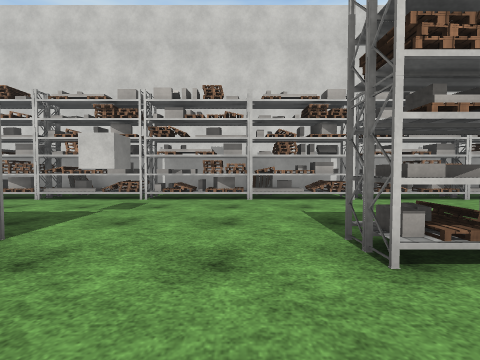
view 1 (above)

24 first-person views from a walk through a 3-D level made in the Unity game engine. The camera is 1.2 m above the floor, tilts 2° down and sees 90° across. The floor is counted in squares, 2 m on a side. Each view is taken from the middle of a square. On the plan, view 1 faces up. The plan holds only what a view shows up to about 9 squares ahead; the rest is blank. The player character is not drawn. Surface patterns are stand-ins for the level's own textures.

view 2
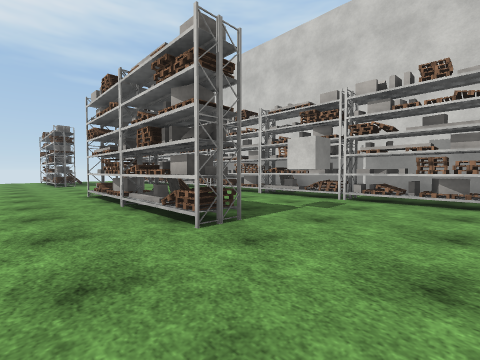

view 3
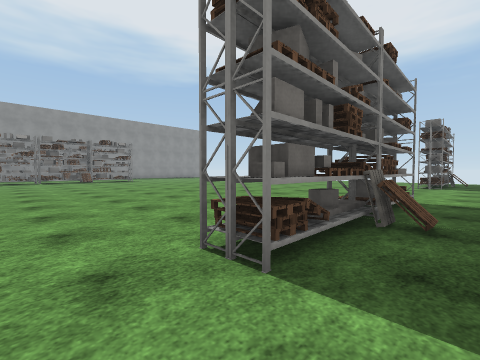

view 4
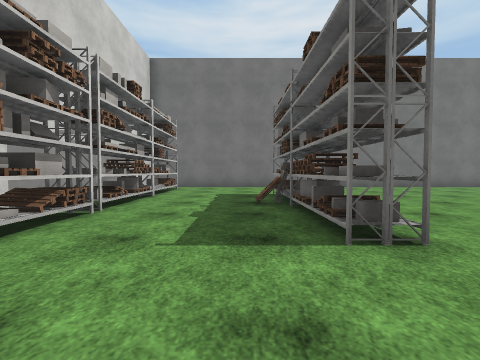

view 5
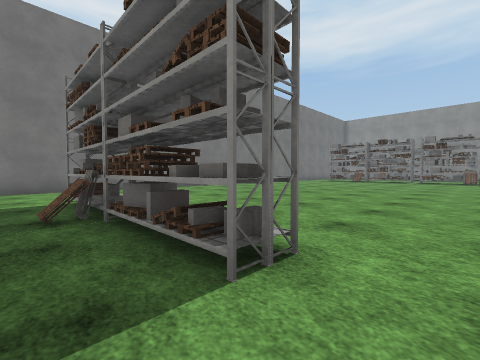

view 6
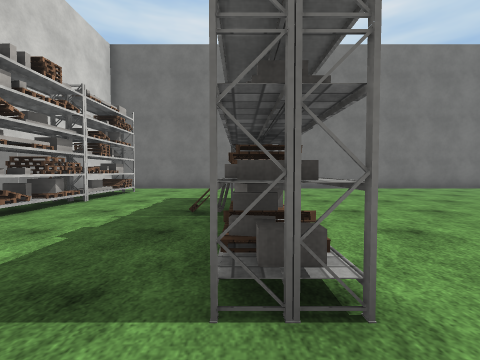

view 7
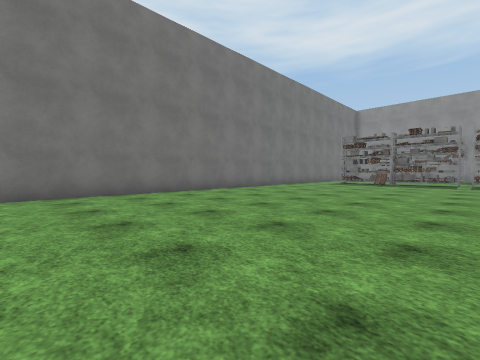

view 8
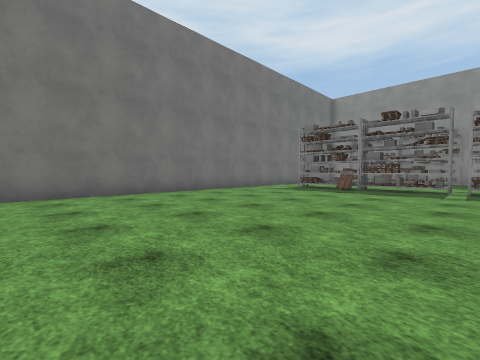

view 9
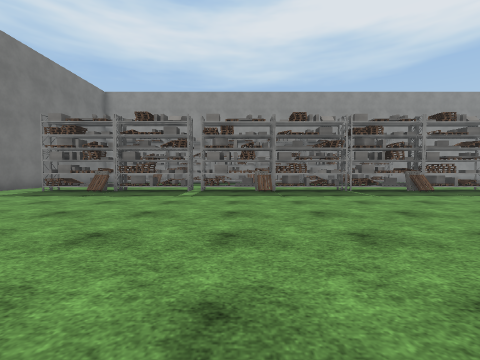

view 10
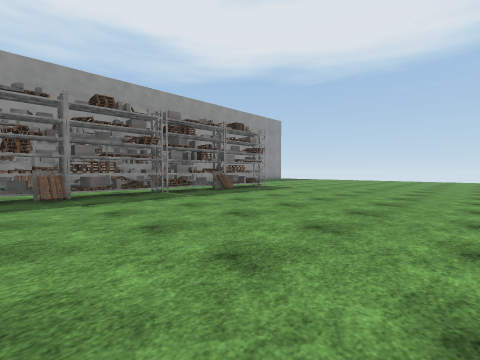

view 11
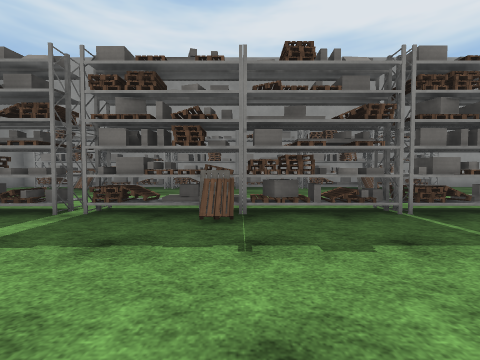

view 12
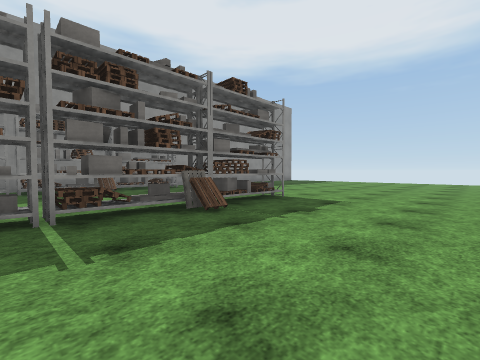

view 13
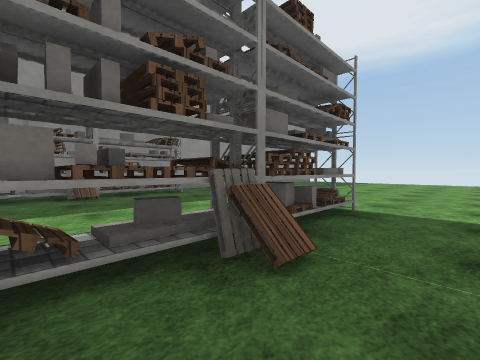

view 14
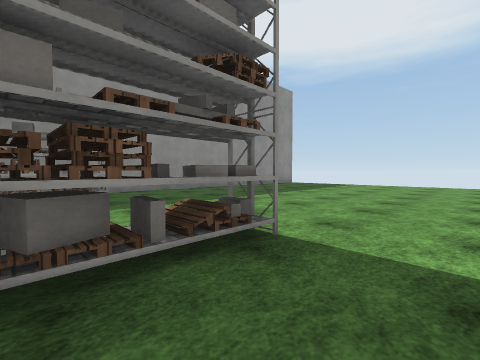

view 15
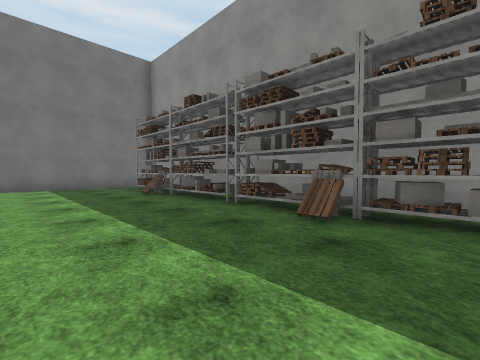

view 16
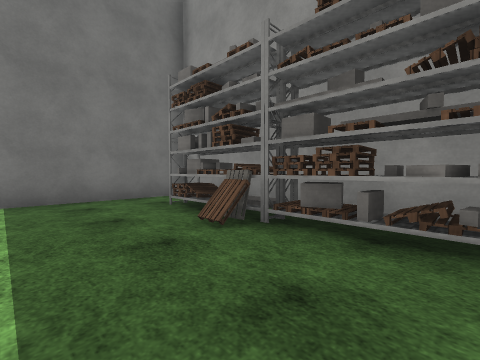

view 17
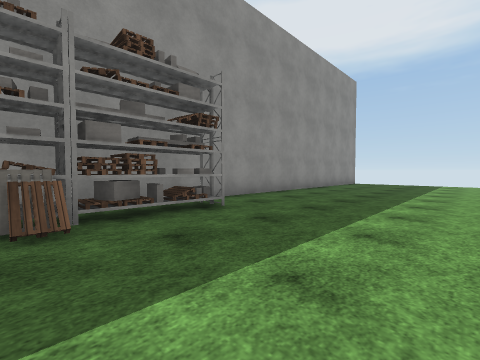

view 18
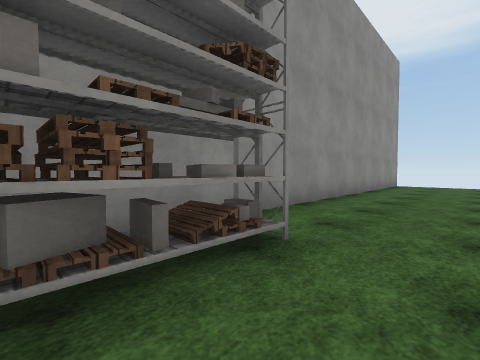

view 19
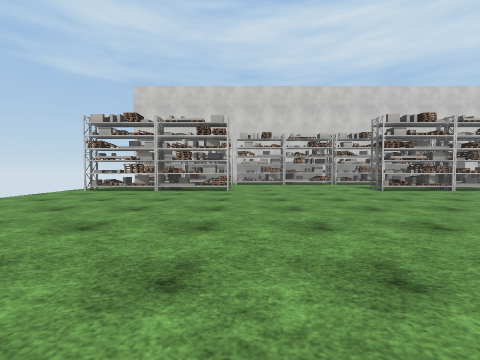

view 20
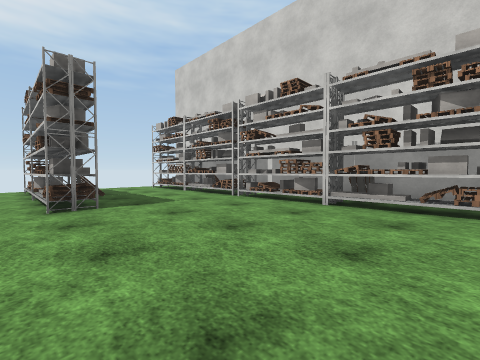

view 21
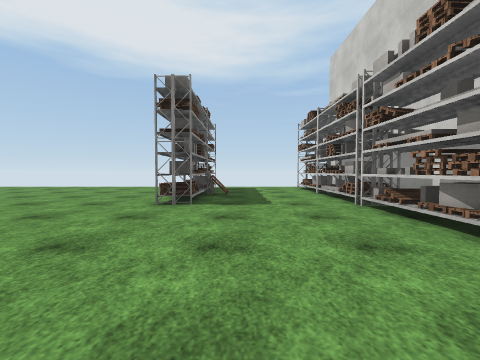

view 22
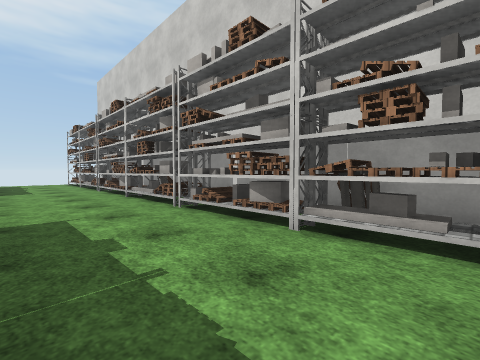

view 23
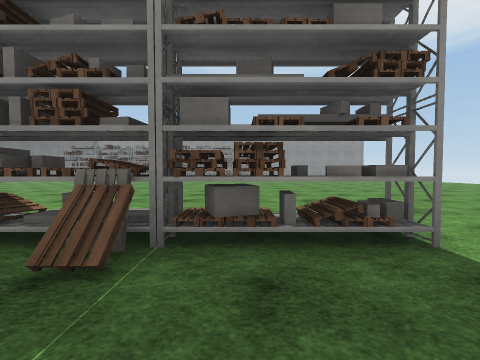

view 24
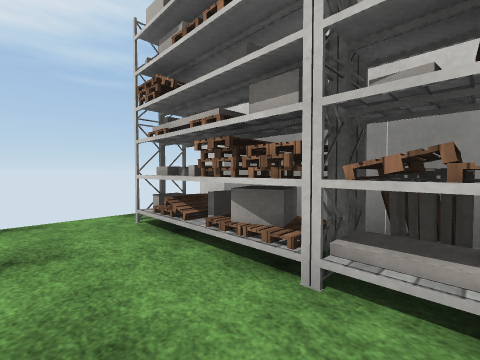

### Floor plan
Ten units are one square. View 1 is at (0, 0); x grows to the right and y downward. Boxes are objects, and circles mark ways between rooms. Rooms are numbered by the first view taken in them; rooms with no view inside come last. Other rooms are left out.
<svg viewBox="-170 -70 259 260">
<path fill="none" stroke="#000" d="M-24 122 -24 131M-25 123 -14 123M-20 124 -20 129M-25 127 -18 127M-54 -15 -66 -15M-60 -18 -66 -18M14 123 22 123M-61 -21 -61 -15M-65 -21 -65 -14M-66 -21 -54 -21M14 127 22 127M9 -15 15 -15 11 -15 11 -21 9 -21M9 -15 9 -21M9 -18 15 -18 9 -18M22 131 22 122M11 -21 15 -21M26 130 26 123 35 123M30 128 32 123M-54 -51 -75 -51M-35 172 -19 172M-59 172 -60 175 -55 175M-14 -51 -25 -51M-68 171 -68 179M-69 172 -56 172 -56 178M-19 -54 -28 -54M44 -21 55 -21M-19 -58 -24 -58M-20 -59 -20 -50M64 123 71 123M-65 -59 -65 -50M-68 -59 -68 -51M14 172 24 172M16 -52 16 -58M24 -50 24 -59M-104 -51 -115 -51M-144 -15 -159 -15M26 -50 26 -59M70 130 70 122M16 178 16 172M28 -52 28 -58M84 104 84 -65 -165 -65M32 172 35 173M35 -51 14 -51M31 -54 24 -54M26 178 26 172 35 172M-112 -59 -112 -50M-114 -59 -114 -50M-158 -21 -158 -14M54 172 71 172M-144 -51 -159 -51M70 -50 70 -55M62 178 62 172M71 -51 64 -51M-158 -59 -158 -50M-154 184 25 184M84 174 84 124M-146 -21 -146 -16M70 179 70 171M25 184 74 184M74 184 84 184 84 174"/>
<rect x="-145" y="-25" width="10" height="10" fill="#bbb"><title>other object</title></rect>
<rect x="-145" y="-55" width="10" height="10" fill="#bbb"><title>pallet</title></rect>
<rect x="-135" y="-25" width="10" height="10" fill="#bbb"><title>other object</title></rect>
<rect x="-135" y="-55" width="10" height="10" fill="#bbb"><title>pallet</title></rect>
<rect x="-135" y="-65" width="10" height="10" fill="#bbb"><title>pallet</title></rect>
<rect x="-125" y="-25" width="10" height="10" fill="#bbb"><title>other object</title></rect>
<rect x="-125" y="-55" width="10" height="10" fill="#bbb"><title>other object</title></rect>
<rect x="-105" y="-55" width="10" height="10" fill="#bbb"><title>pallet</title></rect>
<rect x="-105" y="-65" width="10" height="10" fill="#bbb"><title>pallet</title></rect>
<rect x="-95" y="-55" width="10" height="10" fill="#bbb"><title>pallet</title></rect>
<rect x="-95" y="-65" width="10" height="10" fill="#bbb"><title>other object</title></rect>
<rect x="-85" y="-55" width="10" height="10" fill="#bbb"><title>other object</title></rect>
<rect x="-85" y="-65" width="10" height="10" fill="#bbb"><title>other object</title></rect>
<rect x="-65" y="125" width="10" height="10" fill="#bbb"><title>pallet</title></rect>
<rect x="-55" y="175" width="10" height="10" fill="#bbb"><title>pallet</title></rect>
<rect x="-55" y="165" width="10" height="10" fill="#bbb"><title>pallet</title></rect>
<rect x="-55" y="125" width="10" height="10" fill="#bbb"><title>pallet</title></rect>
<rect x="-55" y="-25" width="10" height="10" fill="#bbb"><title>pallet</title></rect>
<rect x="-55" y="-55" width="10" height="10" fill="#bbb"><title>pallet</title></rect>
<rect x="-55" y="-65" width="10" height="10" fill="#bbb"><title>other object</title></rect>
<rect x="-45" y="175" width="10" height="10" fill="#bbb"><title>pallet</title></rect>
<rect x="-45" y="165" width="10" height="10" fill="#bbb"><title>other object</title></rect>
<rect x="-45" y="125" width="10" height="10" fill="#bbb"><title>pallet</title></rect>
<rect x="-45" y="115" width="10" height="10" fill="#bbb"><title>pallet</title></rect>
<rect x="-45" y="-25" width="10" height="10" fill="#bbb"><title>pallet</title></rect>
<rect x="-45" y="-55" width="10" height="10" fill="#bbb"><title>pallet</title></rect>
<rect x="-45" y="-65" width="10" height="10" fill="#bbb"><title>pallet</title></rect>
<rect x="-35" y="125" width="10" height="10" fill="#bbb"><title>pallet</title></rect>
<rect x="-35" y="-25" width="10" height="10" fill="#bbb"><title>pallet</title></rect>
<rect x="-35" y="-55" width="10" height="10" fill="#bbb"><title>pallet</title></rect>
<rect x="-25" y="-45" width="10" height="10" fill="#bbb"><title>cube</title></rect>
<rect x="-15" y="175" width="10" height="10" fill="#bbb"><title>pallet</title></rect>
<rect x="-15" y="165" width="10" height="10" fill="#bbb"><title>pallet</title></rect>
<rect x="-15" y="125" width="10" height="10" fill="#bbb"><title>pallet</title></rect>
<rect x="-15" y="-55" width="10" height="10" fill="#bbb"><title>other object</title></rect>
<rect x="-15" y="-65" width="10" height="10" fill="#bbb"><title>other object</title></rect>
<rect x="-5" y="175" width="10" height="10" fill="#bbb"><title>pallet</title></rect>
<rect x="-5" y="165" width="10" height="10" fill="#bbb"><title>shelf</title></rect>
<rect x="-5" y="125" width="10" height="10" fill="#bbb"><title>other object</title></rect>
<rect x="-5" y="115" width="10" height="10" fill="#bbb"><title>shelf</title></rect>
<rect x="-5" y="-55" width="10" height="10" fill="#bbb"><title>other object</title></rect>
<rect x="-5" y="-65" width="10" height="10" fill="#bbb"><title>other object</title></rect>
<rect x="5" y="175" width="10" height="10" fill="#bbb"><title>other object</title></rect>
<rect x="5" y="165" width="10" height="10" fill="#bbb"><title>pallet</title></rect>
<rect x="5" y="125" width="10" height="10" fill="#bbb"><title>other object</title></rect>
<rect x="5" y="115" width="10" height="10" fill="#bbb"><title>pallet</title></rect>
<rect x="5" y="-55" width="10" height="10" fill="#bbb"><title>other object</title></rect>
<rect x="5" y="-65" width="10" height="10" fill="#bbb"><title>other object</title></rect>
<rect x="15" y="-25" width="10" height="10" fill="#bbb"><title>pallet</title></rect>
<rect x="25" y="-25" width="10" height="10" fill="#bbb"><title>other object</title></rect>
<rect x="35" y="165" width="10" height="10" fill="#bbb"><title>pallet</title></rect>
<rect x="35" y="125" width="10" height="10" fill="#bbb"><title>other object</title></rect>
<rect x="35" y="-25" width="10" height="10" fill="#bbb"><title>other object</title></rect>
<rect x="35" y="-55" width="10" height="10" fill="#bbb"><title>pallet</title></rect>
<rect x="35" y="-65" width="10" height="10" fill="#bbb"><title>other object</title></rect>
<rect x="45" y="165" width="10" height="10" fill="#bbb"><title>shelf</title></rect>
<rect x="45" y="155" width="10" height="10" fill="#bbb"><title>pallet</title></rect>
<rect x="45" y="125" width="10" height="10" fill="#bbb"><title>other object</title></rect>
<rect x="45" y="115" width="10" height="10" fill="#bbb"><title>shelf</title></rect>
<rect x="45" y="-55" width="10" height="10" fill="#bbb"><title>other object</title></rect>
<rect x="45" y="-65" width="10" height="10" fill="#bbb"><title>other object</title></rect>
<rect x="55" y="125" width="10" height="10" fill="#bbb"><title>other object</title></rect>
<rect x="55" y="115" width="10" height="10" fill="#bbb"><title>pallet</title></rect>
<rect x="55" y="-55" width="10" height="10" fill="#bbb"><title>other object</title></rect>
<rect x="35" y="175" width="10" height="10" fill="#bbb"><title>pallet</title></rect>
<circle cx="60" cy="170" r="3" fill="#2a7"/>
<circle cx="80" cy="170" r="3" fill="#2a7"/>
<circle cx="65" cy="180" r="3" fill="#2a7"/>
<text x="-40" y="60">1</text>
<text x="50" y="180">2</text>
<text x="80" y="180">3</text>
</svg>
Room 1 opens to room 2. Room 1 opens to room 3. Room 2 opens to room 3.

Where each view was taken, in squares from view 1:
view 1: 0 up, 0 right, facing up
view 2: 0 up, 0 right, facing up-left
view 3: 3 up, 1 left, facing down-left
view 4: 3 up, 1 left, facing right
view 5: 3 up, 0 right, facing down-right
view 6: 2 up, 0 right, facing right
view 7: 0 up, 2 right, facing down-right
view 8: 4 down, 2 right, facing down-right
view 9: 5 down, 1 right, facing down
view 10: 6 down, 1 right, facing down-left
view 11: 9 down, 0 right, facing down
view 12: 9 down, 2 left, facing down-left
view 13: 11 down, 3 left, facing down-left
view 14: 11 down, 5 left, facing down-left
view 15: 14 down, 1 left, facing down-right
view 16: 15 down, 3 right, facing down-right
view 17: 14 down, 4 left, facing down-left
view 18: 16 down, 5 left, facing down-left
view 19: 6 down, 11 left, facing up
view 20: 1 up, 7 left, facing up-left
view 21: 3 up, 7 left, facing left
view 22: 3 up, 3 left, facing up-left
view 23: 4 up, 5 left, facing down
view 24: 4 up, 13 left, facing up-left
